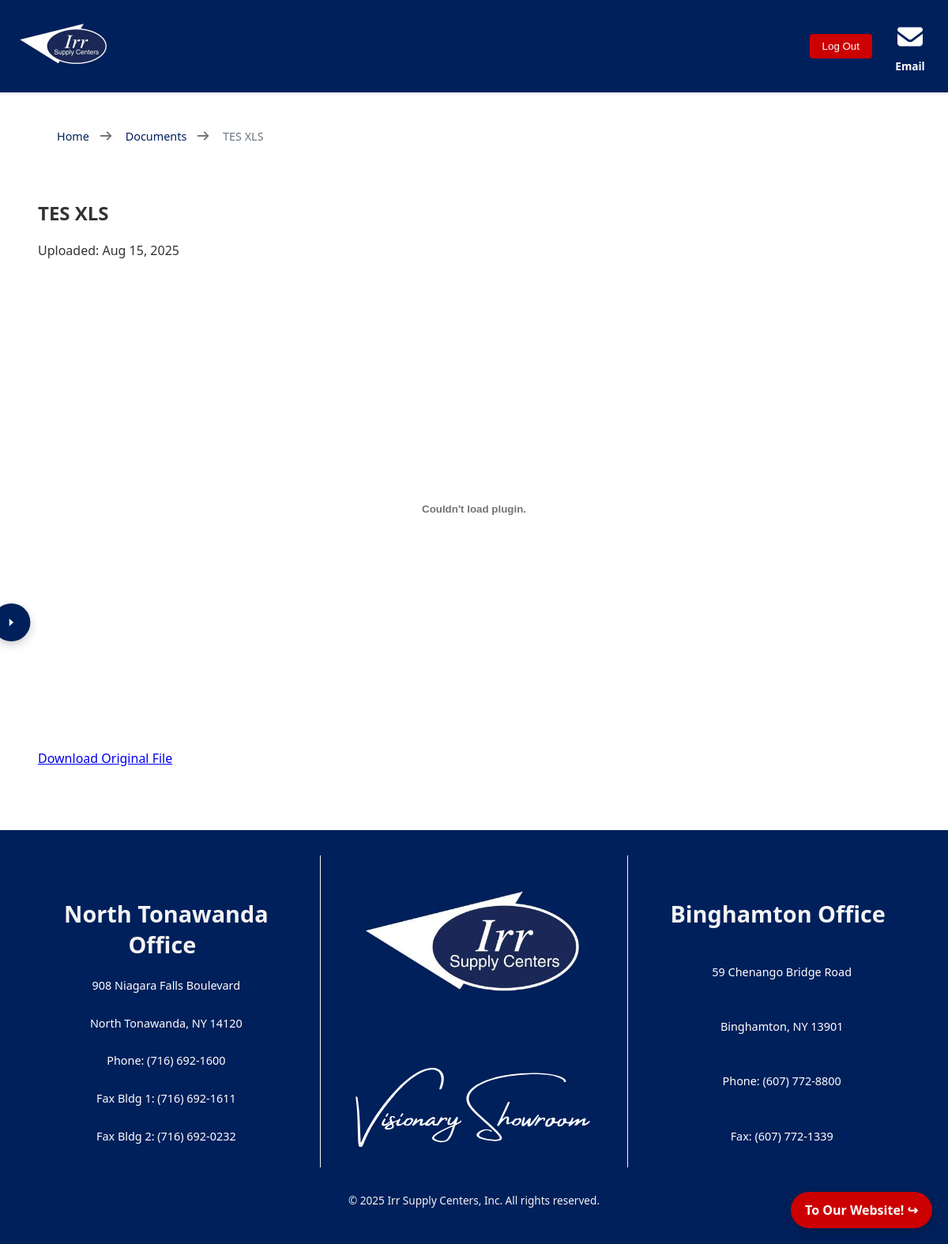
The page /documents/5/ (signed in) on the database as committed earlier.
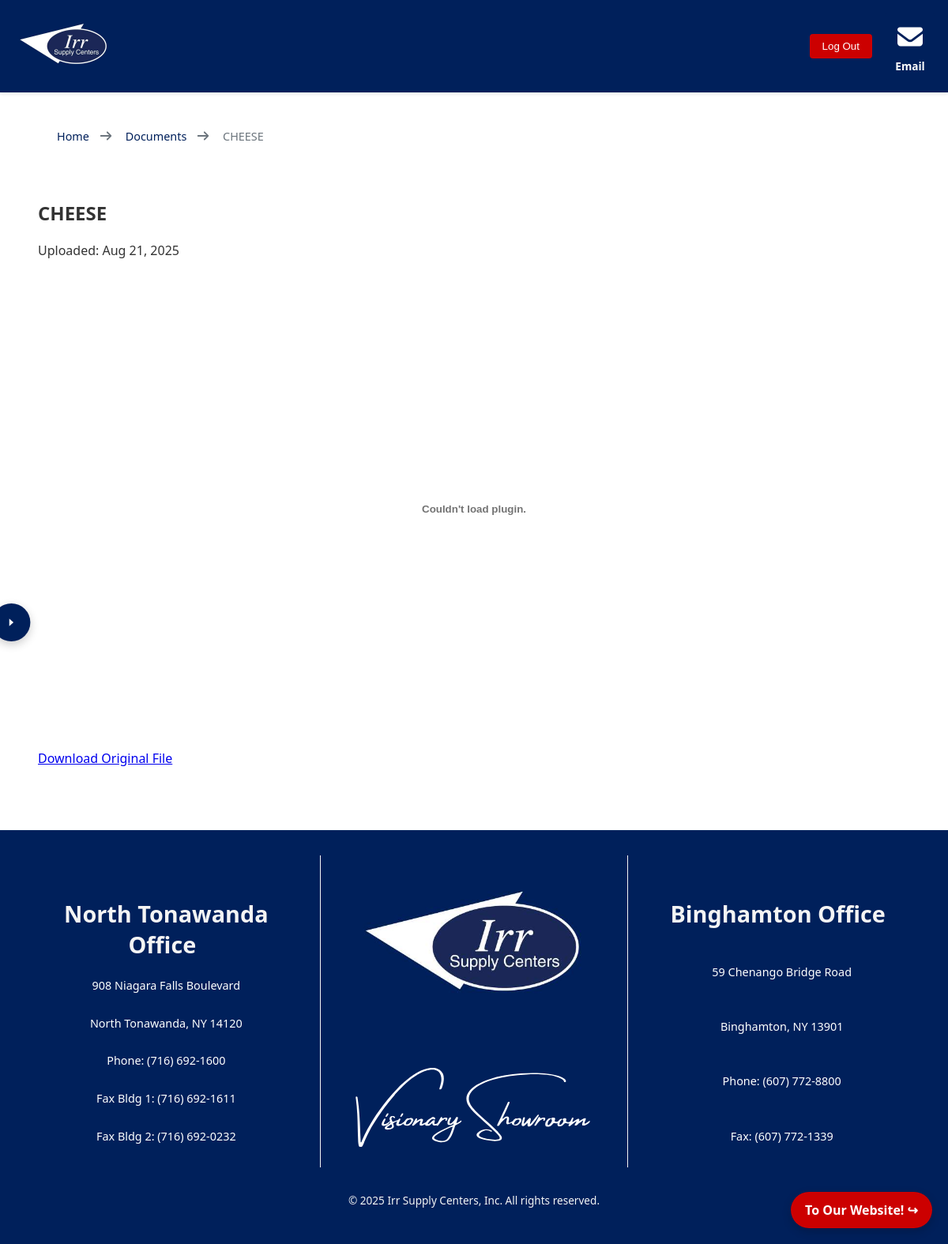
The same page on the database as committed later.
### documents/models.py (models this page shows, shortened)
class Document(models.Model):
    title = models.CharField(max_length=255)
    file = models.FileField(upload_to='documents/')
    description = models.TextField(blank=True)
    uploaded_at = models.DateTimeField(auto_now_add=True)
    uploaded_by = models.ForeignKey(User, on_delete=models.SET_NULL, null=True, blank=True)
    category = models.CharField(max_length=100, blank=True)
    thumbnail = models.ImageField(upload_to='thumbnails/', blank=True, null=True)
    department = models.ForeignKey(Department, on_delete=models.CASCADE, related_name='documents', null=True,
                                   blank=True)
    folder = models.ForeignKey(Folder, on_delete=models.SET_NULL, null=True, blank=True, related_name='documents')
    pdf_file = models.FileField(upload_to='documents/pdf/', blank=True, null=True)

### documents/views.py (the view)
# urls.py: path('<int:pk>/', views.document_detail, name='document-detail'),
def document_detail(request, pk):
    doc = get_object_or_404(Document, pk=pk)
    return render(request, 'documents/detail_widget.html', {'document': doc})

### accesscontrol/context_processors.py (called while the page is built)
def support_role(request):
    return {
        'is_support': user_has_role(request.user, 'Support') if request.user.is_authenticated else False
    }

### accesscontrol/utils.py (called while the page is built)
def user_has_role(user, role_name):
    role_hierarchy = {
        'Employee': ['Employee', 'Support', 'Admin'],
        'Support': ['Support', 'Admin'],
        'Admin': ['Admin'],
    }
    allowed_roles = role_hierarchy.get(role_name, [role_name])
    return user.groups.filter(name__in=allowed_roles).exists()

### core/context_processors.py (called while the page is built)
def settings_context(request):
    return {
        'SHOW_ENV_BANNER': getattr(settings, 'SHOW_ENV_BANNER', False),
    }

### core/templatetags/url_utils.py (called while the page is built)
@register.simple_tag(takes_context=True)
def is_current_url(context, url):
    request = context.get('request')
    if request:
        return request.path == url
    return False

### documents/templatetags/filename_filters.py (called while the page is built)
@register.filter
def basename(value):
    return os.path.basename(value)

### documents/templates/documents/detail_widget.html (shortened to what this page needs)
{% extends 'base.html' %}
{% load static %}
{% load filename_filters %}
{% block extra_css %}
<link rel="stylesheet" href="{% static 'css/docs_widget.css' %}">
{% endblock %}
{% block content %}
<div class="documents-container">
    <h2>{{ document.title }}</h2>
    <p>Uploaded: {{ document.uploaded_at|date:"M d, Y" }}</p>
    {% if document.pdf_file %}
    <embed src="{{ document.pdf_file.url }}" type="application/pdf" width="100%" height="600px">
    {% else %}
    <p>This file can’t be previewed.</p>
    {% endif %}
    <a href="{{ document.file.url }}" download="{{ document.file.name|basename }}">Download Original File</a>
</div>
{% endblock %}

### core/templates/components/breadcrumbs.html (shortened to what this page needs)
<nav aria-label="breadcrumb">
  <ol class="breadcrumb">
    {% for crumb in breadcrumbs %}
      {% if crumb and crumb.label %}
        <li class="breadcrumb-item {% if forloop.last %}active{% endif %}" {% if forloop.last %}aria-current="page"{% endif %}>
          {% if not forloop.last and crumb.url %}
            <a href="{{ crumb.url }}">{{ crumb.label }}</a>
            <span class="separator">
            </span>
          {% else %}
            {{ crumb.label }}
          {% endif %}
        </li>
      {% endif %}
    {% endfor %}
  </ol>
</nav>

Rows that differ between the two databases and show on the page:
changed Document: title "TES XLS" → "CHEESE"; uploaded_at "Aug 15, 2025" → "Aug 21, 2025"
Other text that changed with them:
new list line: "CHEESE"
list line gone: "TES XLS"
